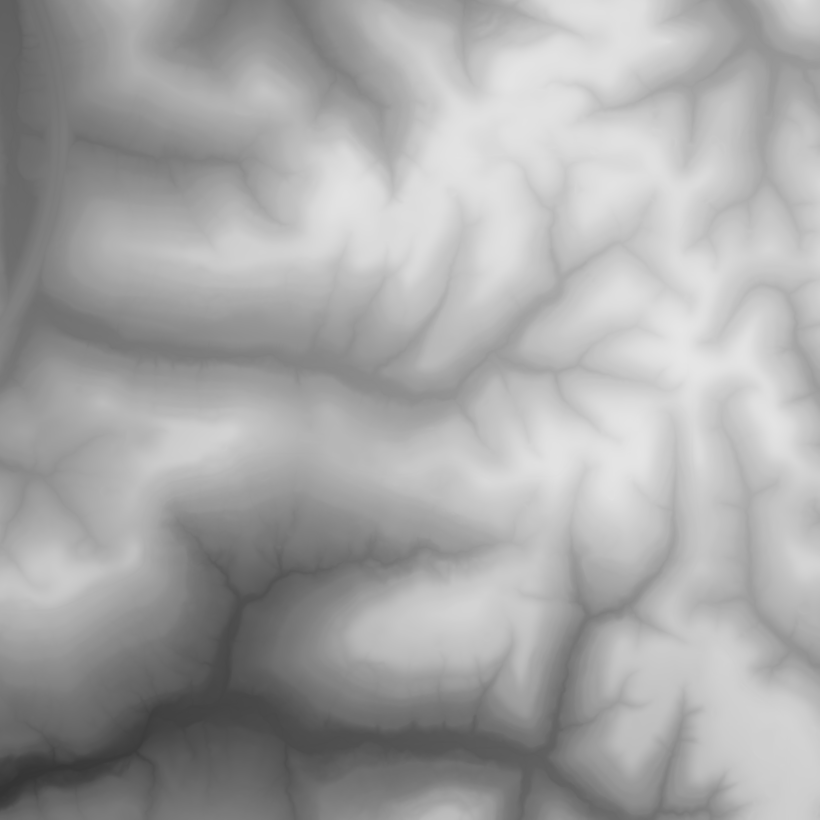
#> input picture cp3/input_erosion_safe.png, 4096 x 4096 px (shown at 1/5 size)
$ python testing.py
#> lines starting #> are read from the running program, lines starting #| are printed output that depends on the picture
import cv2
import numpy as np
import math

DEBUG=True

def show(img,title="image",wait=True):
    d=max(img.shape[:2])
    if d>1000:
        step=int(math.ceil(d/1000))
        img=img[::step,::step]
    if not DEBUG:
        return
    if np.all(0<=img) and np.all(img<256):
        cv2.imshow(title,np.uint8(img))
    else:
        cv2.imshow(title,normalize(img))
    if wait:
        cv2.waitKey(0)
        cv2.destroyAllWindows()
    else:
        cv2.waitKey(1)

def normalize(img):
    img_copy=img*1.0
    img_copy-=np.min(img_copy)
    img_copy/=np.max(img_copy)
    img_copy*=255.9999
    return np.uint8(img_copy)

img=cv2.imread("input_erosion_safe.png",0)
#> img is the input picture: shape (4096, 4096); min 51, max 230, mean 166.7

# img[400:800,1000:1400]=0
patch=img[400:800,1000:1400]
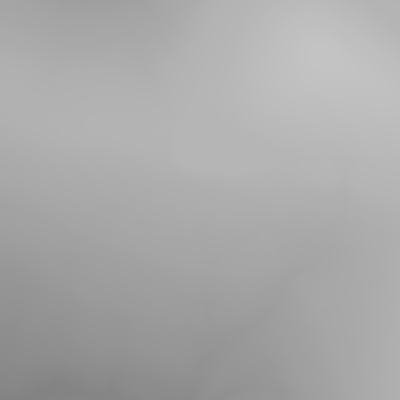
#> patch: shape (400, 400); min 130, max 195, mean 168.8

patch[:,:]=int(np.average(patch))
#> patch: shape (400, 400); every value is 168

show(img)
#> in show, `img=img[::step,::step]`:
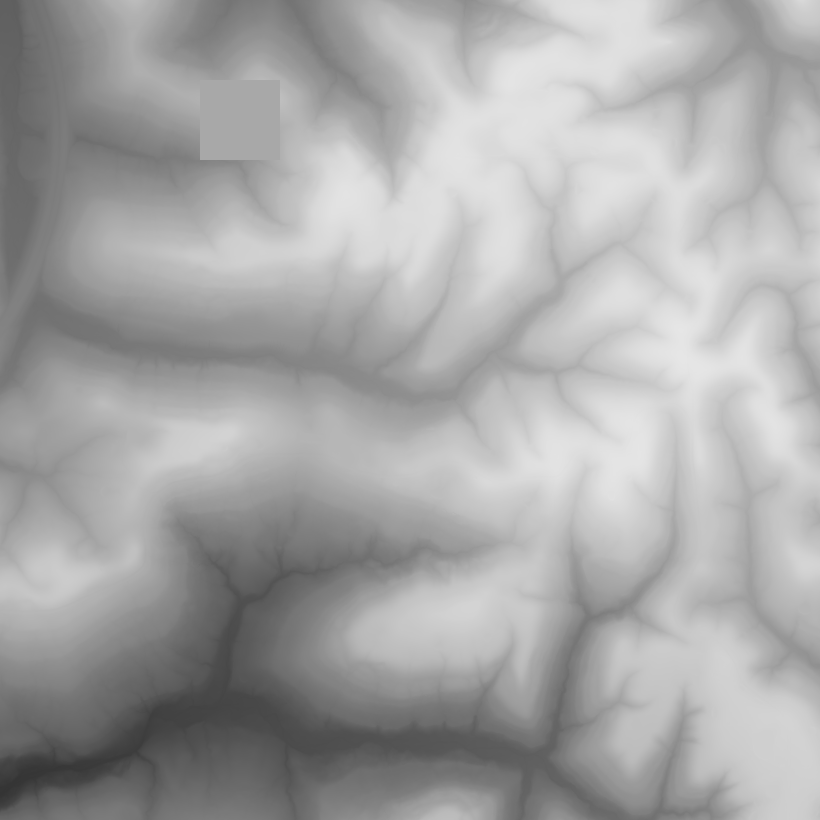
#> img: shape (820, 820); min 52, max 230, mean 166.6
#> img: shape (4096, 4096)

# find standard deviation of each patch to find optimal places or use average
